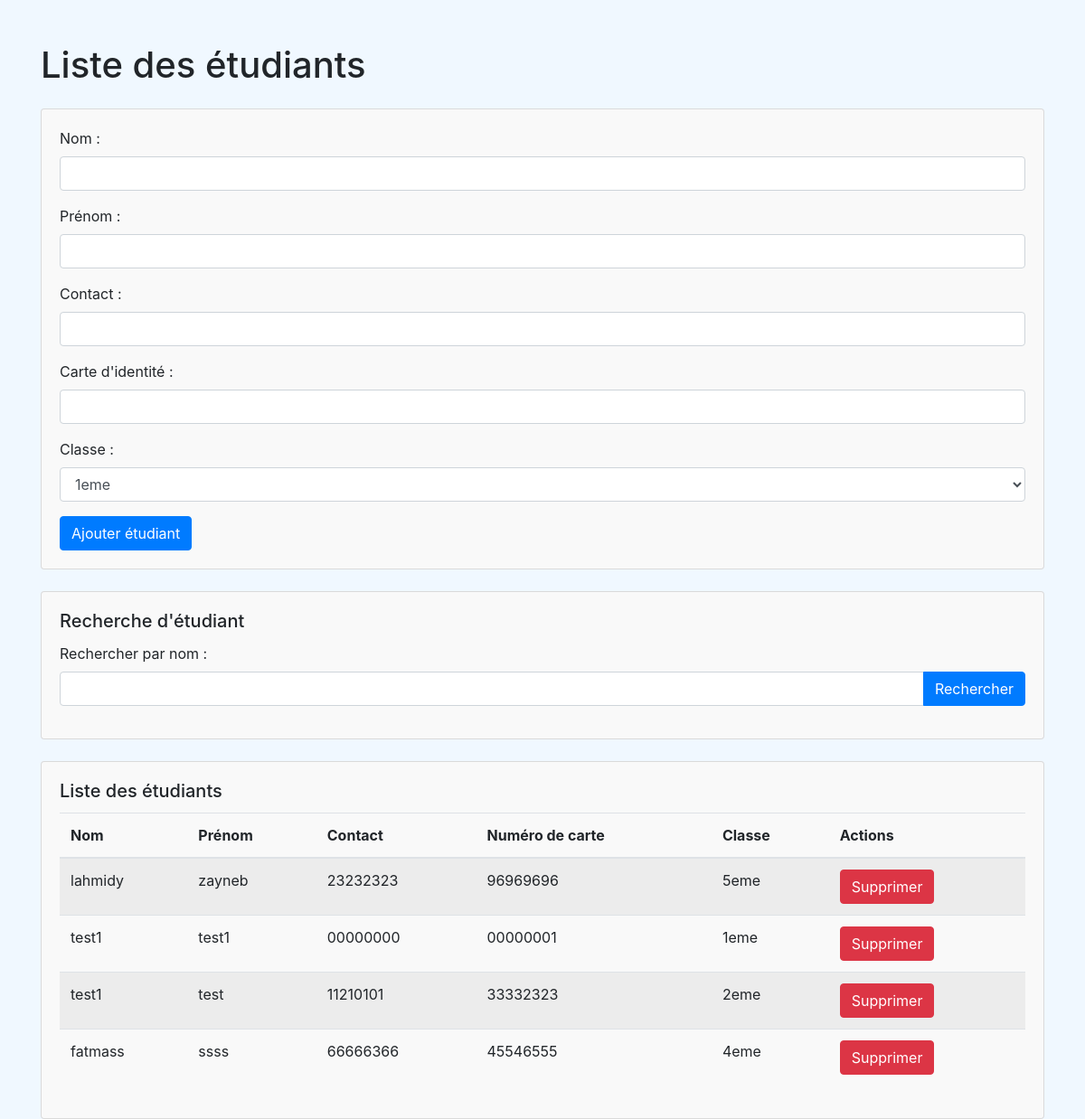
Page /etd on the committed database.
### app.py (models this page shows)
class Etd(db.Model):
    id = db.Column(db.Integer, primary_key=True)
    nom = db.Column(db.String(100))
    prenom = db.Column(db.String(100))
    contact = db.Column(db.String(100))
    carte_number = db.Column(db.String(100))
    classe = db.Column(db.String(100))

### app.py (the view, shortened to what this page needs)
@app.route('/etd', methods=['GET', 'POST'])
def etd():
    etudiants = Etd.query.all()
    return render_template('etudiant.html', etudiants=etudiants)

### templates/etudiant.html (shortened to what this page needs)
<!DOCTYPE html>
<html lang="fr">
<head>
    <link rel="stylesheet" href="https://stackpath.bootstrapcdn.com/bootstrap/4.5.2/css/bootstrap.min.css">
</head>
<body>
    <div class="container">
        <h1 class="mt-5 mb-4">Liste des étudiants</h1>
        <div class="card mb-4">
            <div class="card-body">
                <form method="POST" action="/etd">
                    <div class="form-group">
                        <label for="nom">Nom :</label>
                        <input type="text" class="form-control" id="nom" name="nom" required>
                    </div>
                    <div class="form-group">
                        <label for="prenom">Prénom :</label>
                        <input type="text" class="form-control" id="prenom" name="prenom" required>
                    </div>
                    <div class="form-group">
                        <label for="contact">Contact :</label>
                        <input type="text" class="form-control" id="contact" maxlength="8" name="contact" required>
                    </div>
                    <div class="form-group">
                        <label for="carte_number">Carte d'identité :</label>
                        <input type="text" class="form-control" id="carte_number" maxlength="8" name="carte_number" required>
                    </div>
                    <div class="form-group">
                        <label for="classe">Classe :</label>
                        <select class="form-control" id="classe" name="classe" required>
                            <option value="1eme">1eme</option>
                        </select>
                    </div>
                    <button type="submit" class="btn btn-primary">Ajouter étudiant</button>
                </form>
            </div>
        </div>
        <div class="card mb-4">
            <div class="card-body">
                <h5 class="card-title">Recherche d'étudiant</h5>
                <form id="form-recherche" method="POST">
                    <div class="form-group">
                        <label for="nom-recherche">Rechercher par nom :</label>
                        <div class="input-group">
                            <input type="text" class="form-control" id="nom-recherche" name="nom_recherche" required>
                            <div class="input-group-append">
                                <button type="submit" class="btn btn-primary">Rechercher</button>
                            </div>
                        </div>
                    </div>
                </form>
            </div>
        </div>
        <div class="card">
            <div class="card-body">
                <h5 class="card-title">Liste des étudiants</h5>
                <div class="table-wrapper">
                    <table class="table table-striped">
                        <thead>
                            <tr>
                                <th>Nom</th>
                                <th>Prénom</th>
                                <th>Contact</th>
                                <th>Numéro de carte</th>
                                <th>Classe</th>
                                <th>Actions</th>
                            </tr>
                        </thead>
                        <tbody>
                            {% for etudiant in etudiants %}
                                <tr>
                                    <td>{{ etudiant.nom }}</td>
                                    <td>{{ etudiant.prenom }}</td>
                                    <td>{{ etudiant.contact }}</td>
                                    <td>{{ etudiant.carte_number }}</td>
                                    <td>{{ etudiant.classe }}</td>
                                    <td>
                                        <form method="POST" action="/delete/{{ etudiant.id }}">
                                            <button type="submit" class="btn btn-danger">Supprimer</button>
                                        </form>
                                    </td>
                                </tr>
                            {% endfor %}
                        </tbody>
                    </table>
                </div>
            </div>
        </div>
    </div>
</body>
</html>

### templates/etudiant.html (style rules this page uses)
body { background-color: #f0f8ff; }
.table-wrapper { max-height: 400px; overflow-y: auto; }
.card { background-color: #f9f9f9; }

### rows in the picture
Etd: nom "lahmidy", prenom "zayneb", contact "23232323", carte_number "96969696", classe "5eme"
Etd: nom "test1", prenom "test1", contact "00000000", carte_number "00000001", classe "1eme"
Etd: nom "test1", prenom "test", contact "11210101", carte_number "33332323", classe "2eme"
Etd: nom "fatmass", prenom "ssss", contact "66666366", carte_number "45546555", classe "4eme"
